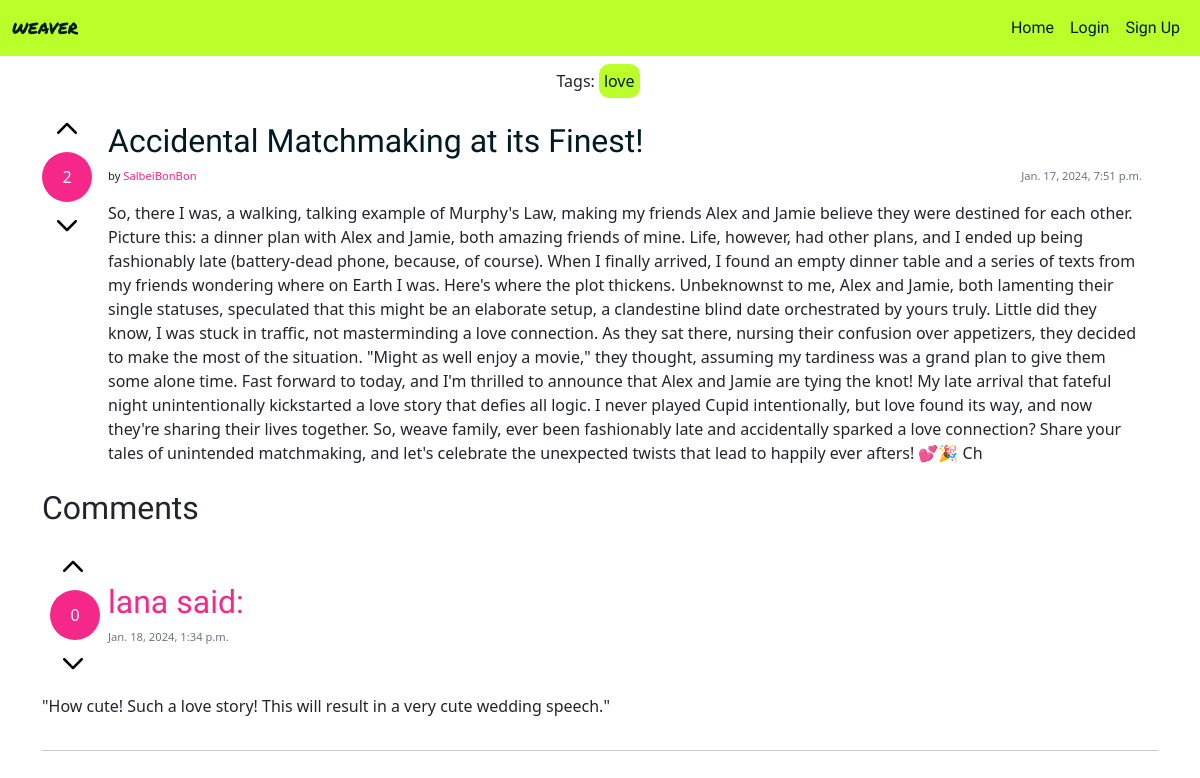
/thread/matchmaking/, run on an earlier commit of the app's database.
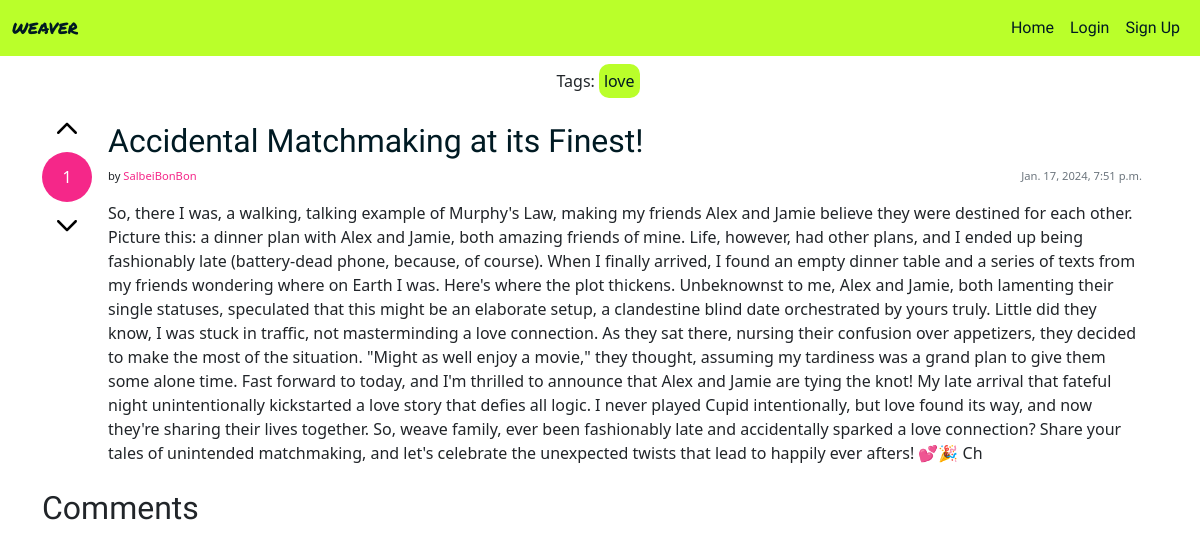
And on a later commit of the database.
### weave_manager/models.py (models this page shows, shortened)
class Thread(models.Model):
    title = models.CharField(max_length=200, unique=True)
    slug = models.SlugField(max_length=200, unique=True)
    author = models.ForeignKey(settings.AUTH_USER_MODEL,
        on_delete=models.CASCADE, related_name="posts")
    content = models.TextField()
    votes = models.IntegerField(default=0)
    created_on = models.DateTimeField(auto_now_add=True)
    status = models.IntegerField(choices=STATUS, default=0)
    tags = TaggableManager()
    class Meta:
        ordering = ["-created_on"]

class Comment(models.Model):
    thread = models.ForeignKey(Thread, on_delete=models.CASCADE, related_name="comments")
    author = models.ForeignKey(settings.AUTH_USER_MODEL,
        on_delete=models.CASCADE, related_name="commenter")
    body = models.TextField()
    votes = models.IntegerField(default=0)
    created_on = models.DateTimeField(auto_now_add=True)
    class Meta:
        ordering = ["created_on"]

### authentication/models.py (models this page shows)
class User(AbstractUser):
    bio = models.CharField(max_length=200, unique=False, default="Your bio could be here.")
    created_on = models.DateTimeField(auto_now_add=True)
    profile_pic = models.ImageField(null=True, blank=True, default="default.png")

### weave_manager/views.py (the view)
# urls.py: path('thread/<slug:slug>/', ThreadDetailView.as_view(), name='thread_detail'),
class ThreadDetailView(DetailView):
    model = Thread
    template_name = 'thread_detail.html'
    context_object_name = 'thread'
    def get_context_data(self, **kwargs):
        context = super().get_context_data(**kwargs)
        context['comment_form'] = CommentForm()
        context['comments'] = self.object.comments.all()  # Retrieve comments for the thread
        return context

### weave_manager/templates/thread_detail.html (shortened to what this page needs)
{% extends "base.html" %}
{% load static %}
{% load crispy_forms_tags %}
{% block content %}
<div class="container-lg">
    <div class="d-flex flex-row align-items-center justify-content-center m-2">
        <p class="m-0">Tags:</p>
        {% for tag in thread.tags.all %}
        <a href="{% url 'tag_site' slug=tag.slug %}"><p class="tag m-0 mx-1">{{ tag }}</p>
        {% endfor %}</a>
    </div>
    <div class="my-2 d-flex flex-row">
        <div class="d-flex flex-column align-items-center">
            <a href="{% url 'upvote_thread' thread_id=thread.id %}"><img src="{% static 'img/icons/up.svg' %}" class="icon m-2"></img></a>
            <p class="circle m-0">{{ thread.votes }}</p>
            <a href="{% url 'downvote_thread' thread_id=thread.id %}"><img src="{% static 'img/icons/up.svg' %}" class="icon m-2 rotate-180"></img></a>
        </div>
        <div class="card-body d-flex flex-column">
            <h2><a href="{% url 'thread_detail' slug=thread.slug %}" class="card-title">{{ thread.title }}</a></h2>
            <div class="d-flex flex-row justify-content-between">
                <p class="fs-7">by <a href="{% url 'user_profile' username=thread.author %}" class="link">{{ thread.author }}</a></p>
                <p class="card-text text-muted fs-7">{{ thread.created_on}}</p>
            </div>
            <p class="card-text">{{ thread.content }}</p>
        </div>
    </div>
</div>
<div class="container-lg">
    <h2>Comments</h2>
    {% for comment in comments %}
    <div class="d-flex flex-column">
        <div class="d-flex flex-row align-items-center">
            <div class="p-2">
                <a href="{% url 'upvote_comment' comment_id=comment.id %}"><img src="{% static 'img/icons/up.svg' %}" class="icon m-2"></img></a>
                <p class="circle m-0">{{ comment.votes }}</p>
                <a href="{% url 'downvote_comment' comment_id=comment.id %}"><img src="{% static 'img/icons/up.svg' %}" class="icon m-2 rotate-180"></img></a>
            </div>
            <div>
                <a href="{% url 'user_profile' username=comment.author %}" class="link">
                    <h2>{{ comment.author }} said:</h2>
                </a>
                <p class="card-text text-muted fs-7">{{ comment.created_on}}</p>
            </div>
        </div>
        <div class="comment">
            <p>"{{ comment.body }}"</p>
        </div>
    </div>
    <hr>
    {% endfor %}
</div>
{% endblock %}

What changed in the data, as far as the page shows it:
removed Comment: votes "0", author "lana", created_on "Jan. 18, 2024, 1:34 p.m.", body "How cute! Such a love story! This will result in a very cute wedding speech."
changed Thread "Accidental Matchmaking at its Finest!": votes "2" → "1"
